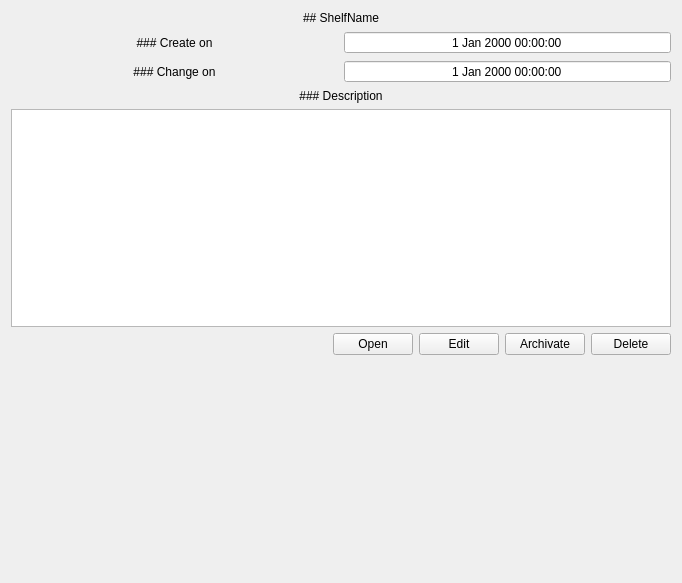
<?xml version="1.0" encoding="UTF-8"?>
<ui version="4.0">
 <class>ShelfInfoPage</class>
 <widget class="QWidget" name="ShelfInfoPage">
  <property name="geometry">
   <rect>
    <x>0</x>
    <y>0</y>
    <width>682</width>
    <height>583</height>
   </rect>
  </property>
  <property name="windowTitle">
   <string>Form</string>
  </property>
  <layout class="QVBoxLayout" name="verticalLayout">
   <item>
    <widget class="QLabel" name="shelf_name_lbl">
     <property name="text">
      <string>## ShelfName</string>
     </property>
     <property name="textFormat">
      <enum>Qt::MarkdownText</enum>
     </property>
     <property name="alignment">
      <set>Qt::AlignCenter</set>
     </property>
    </widget>
   </item>
   <item>
    <layout class="QGridLayout" name="gLayout_1">
     <item row="0" column="0">
      <widget class="QLabel" name="info_lbl_1">
       <property name="text">
        <string>### Create on</string>
       </property>
       <property name="textFormat">
        <enum>Qt::MarkdownText</enum>
       </property>
       <property name="alignment">
        <set>Qt::AlignCenter</set>
       </property>
      </widget>
     </item>
     <item row="1" column="0">
      <widget class="QLabel" name="info_lbl_2">
       <property name="text">
        <string>### Change on</string>
       </property>
       <property name="textFormat">
        <enum>Qt::MarkdownText</enum>
       </property>
       <property name="alignment">
        <set>Qt::AlignCenter</set>
       </property>
      </widget>
     </item>
     <item row="1" column="1">
      <widget class="QDateTimeEdit" name="chage_datetime_edit">
       <property name="focusPolicy">
        <enum>Qt::NoFocus</enum>
       </property>
       <property name="wrapping">
        <bool>true</bool>
       </property>
       <property name="alignment">
        <set>Qt::AlignCenter</set>
       </property>
       <property name="readOnly">
        <bool>true</bool>
       </property>
       <property name="buttonSymbols">
        <enum>QAbstractSpinBox::NoButtons</enum>
       </property>
       <property name="calendarPopup">
        <bool>false</bool>
       </property>
      </widget>
     </item>
     <item row="0" column="1">
      <widget class="QDateTimeEdit" name="create_datetime_edit">
       <property name="sizePolicy">
        <sizepolicy hsizetype="Minimum" vsizetype="Fixed">
         <horstretch>0</horstretch>
         <verstretch>0</verstretch>
        </sizepolicy>
       </property>
       <property name="focusPolicy">
        <enum>Qt::NoFocus</enum>
       </property>
       <property name="wrapping">
        <bool>true</bool>
       </property>
       <property name="alignment">
        <set>Qt::AlignCenter</set>
       </property>
       <property name="readOnly">
        <bool>true</bool>
       </property>
       <property name="buttonSymbols">
        <enum>QAbstractSpinBox::NoButtons</enum>
       </property>
       <property name="calendarPopup">
        <bool>false</bool>
       </property>
      </widget>
     </item>
    </layout>
   </item>
   <item>
    <widget class="QLabel" name="info_lbl_5">
     <property name="text">
      <string>### Description</string>
     </property>
     <property name="textFormat">
      <enum>Qt::MarkdownText</enum>
     </property>
     <property name="alignment">
      <set>Qt::AlignCenter</set>
     </property>
    </widget>
   </item>
   <item>
    <widget class="QTextEdit" name="description_te">
     <property name="documentTitle">
      <string/>
     </property>
     <property name="readOnly">
      <bool>true</bool>
     </property>
    </widget>
   </item>
   <item>
    <layout class="QHBoxLayout" name="hLayout_2">
     <item>
      <spacer name="hSpacer_1">
       <property name="orientation">
        <enum>Qt::Horizontal</enum>
       </property>
       <property name="sizeHint" stdset="0">
        <size>
         <width>40</width>
         <height>20</height>
        </size>
       </property>
      </spacer>
     </item>
     <item>
      <widget class="QPushButton" name="open_shelf_btn">
       <property name="text">
        <string>Open</string>
       </property>
       <property name="shortcut">
        <string/>
       </property>
      </widget>
     </item>
     <item>
      <widget class="QPushButton" name="edit_shelf_btn">
       <property name="text">
        <string>Edit</string>
       </property>
      </widget>
     </item>
     <item>
      <widget class="QPushButton" name="archive_swap_btn">
       <property name="text">
        <string>Archivate</string>
       </property>
      </widget>
     </item>
     <item>
      <widget class="QPushButton" name="delete_shelf_btn">
       <property name="text">
        <string>Delete</string>
       </property>
      </widget>
     </item>
    </layout>
   </item>
   <item>
    <spacer name="vSpacer_1">
     <property name="orientation">
      <enum>Qt::Vertical</enum>
     </property>
     <property name="sizeHint" stdset="0">
      <size>
       <width>20</width>
       <height>192</height>
      </size>
     </property>
    </spacer>
   </item>
  </layout>
 </widget>
 <resources/>
 <connections/>
</ui>
